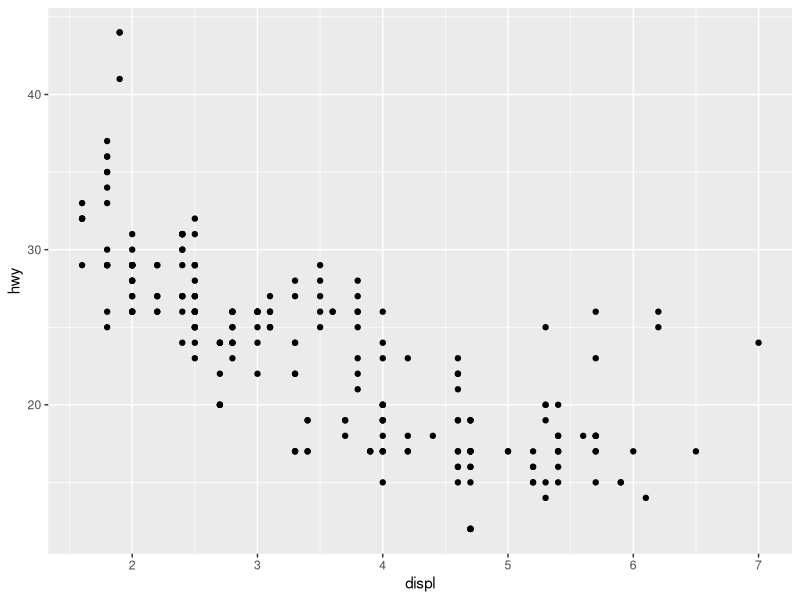
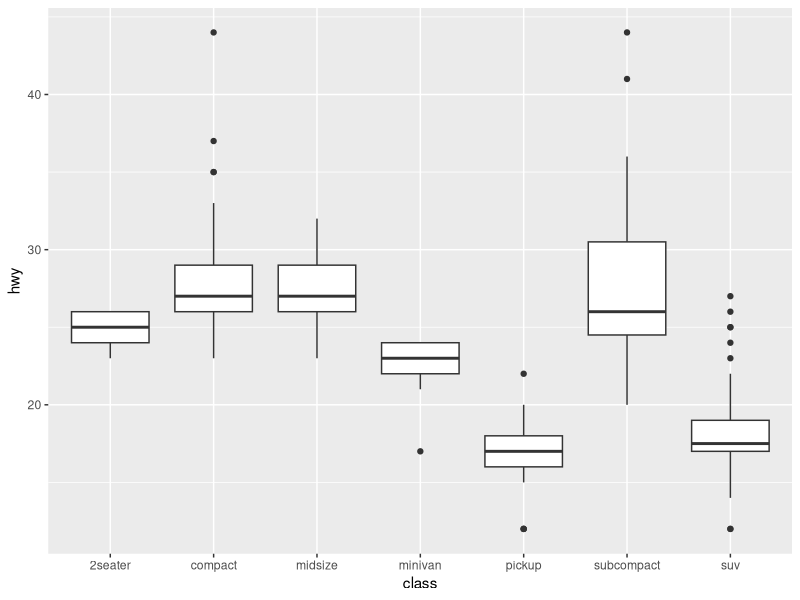
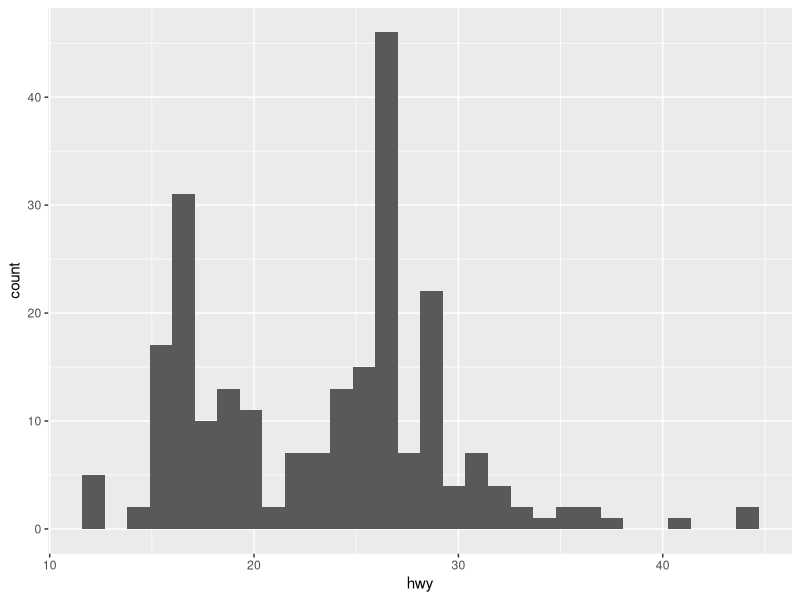
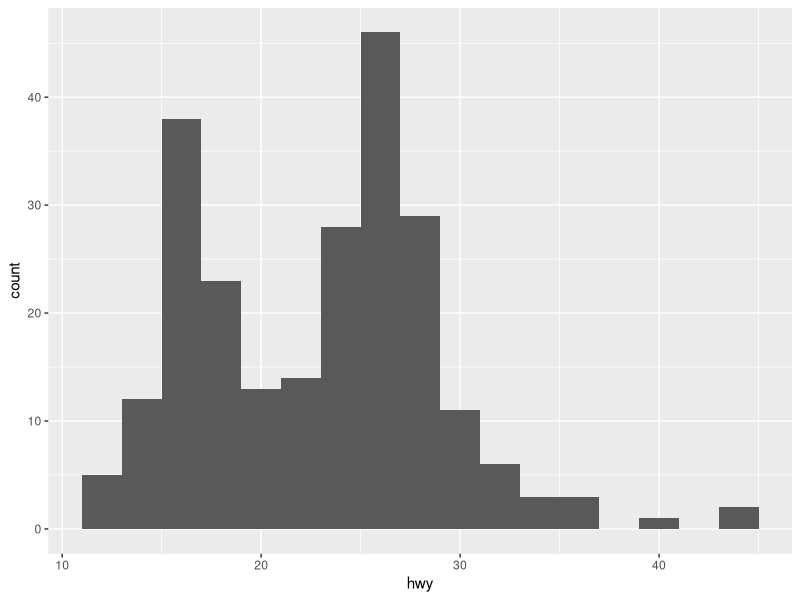
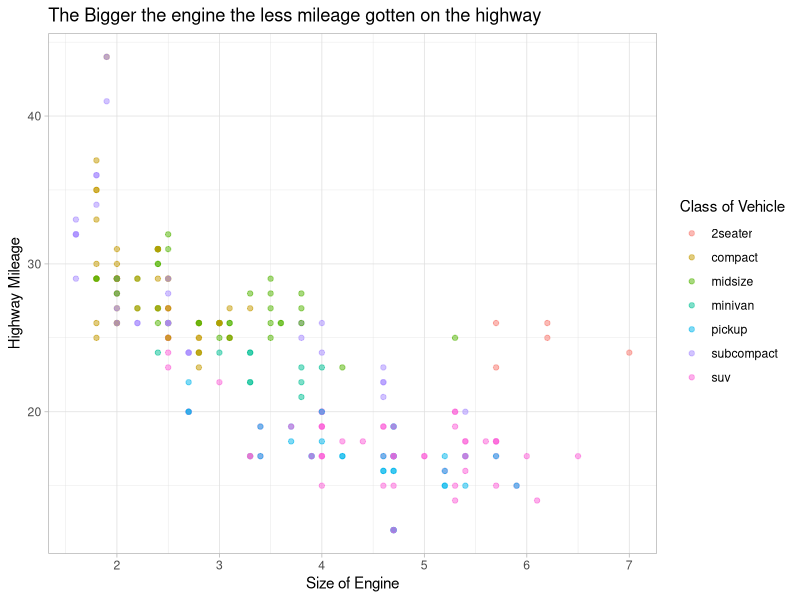
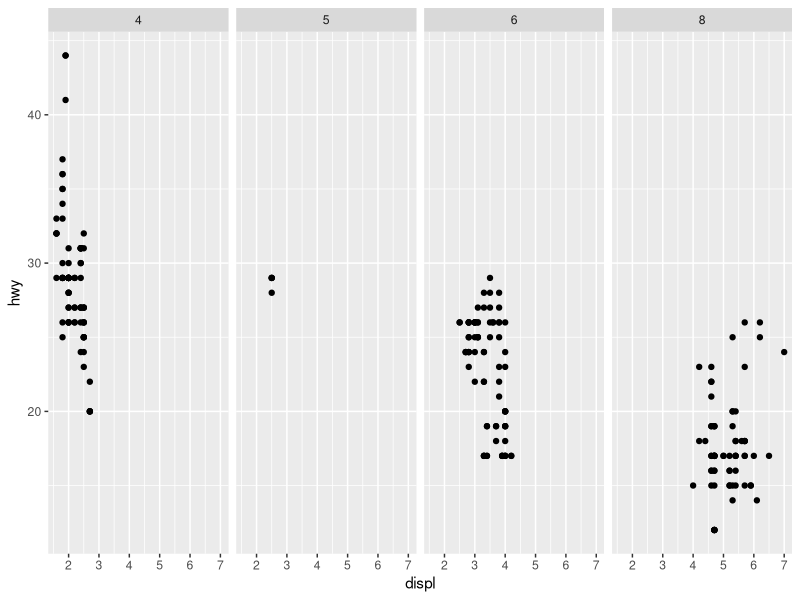
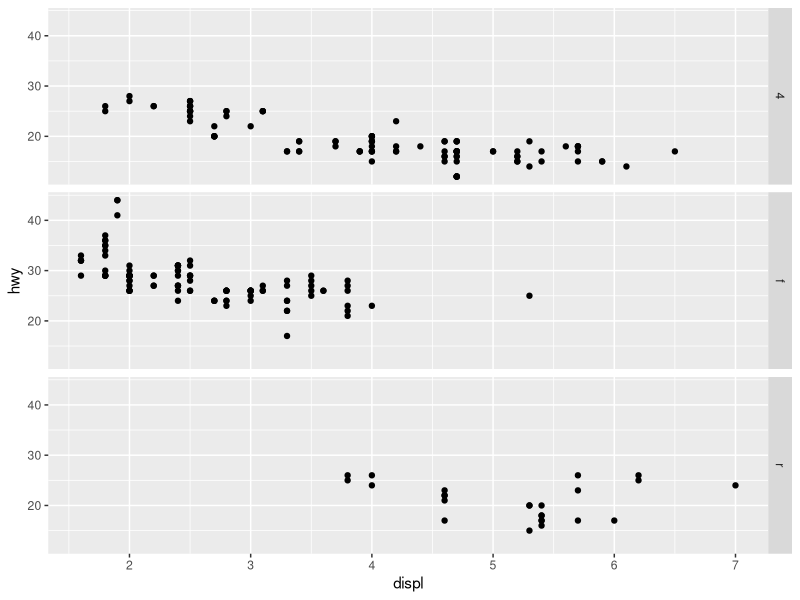
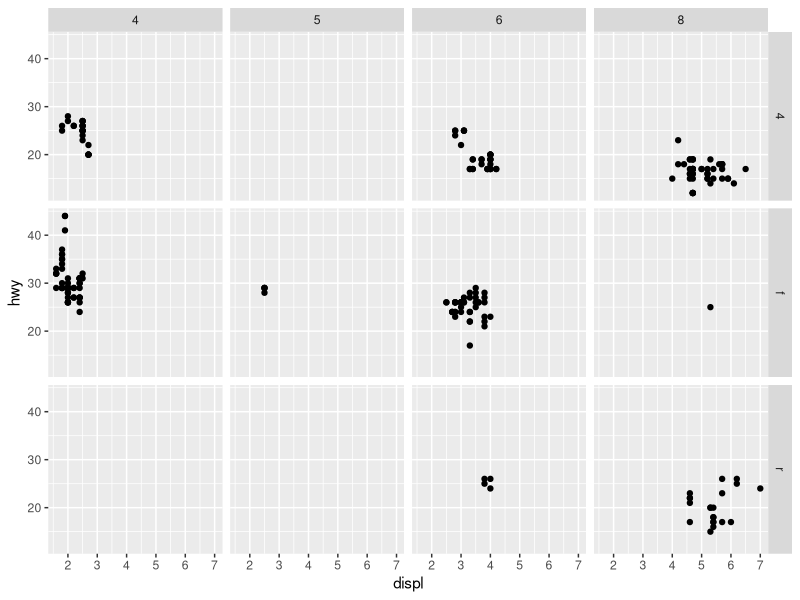

Reproduce these figures in R, in order.
## ---- chunk 1
#| label: setup
#| include: false
library(tidyverse)
#gfm is a markdown doc visible on git hub 
## ---- chunk 2
#|label: Read in Data
mpg #built in data set
## ---- chunk 3
#|label: plot1
#initialize with data then add mapping/aesthetics 
ggplot(data = mpg)+
  geom_point(aes (x= displ, y = hwy))

## ---- chunk 4
#| label: changing geometries
ggplot(data = mpg) +
  geom_boxplot(mapping = aes(x = class, y = hwy))
## ---- chunk 5
#|label: Histogram
ggplot(mpg) +
  geom_histogram(aes(x = hwy))
## ---- chunk 6
#|llabel: Modifying aesthetics
ggplot(mpg) +
  geom_histogram(aes(x = hwy),binwidth= 2)
## ---- chunk 7
#|label: Good Visual, Scatterplot
ggplot(data = mpg) +
  geom_point(mapping = aes(x = displ, y = hwy,color= class), alpha= 0.5 )+
  labs(title= "The Bigger the engine the less mileage gotten on the highway", color= "Class of Vehicle", y = "Highway Mileage", x= "Size of Engine")+
  theme_light()
## ---- chunk 8
#|label: Faceting
# Makes a plot that the commands below will modify
q <- ggplot(mpg) + geom_point(aes(x = displ, y = hwy))

q + facet_grid(. ~ cyl)#multiple columns 
q + facet_grid(drv ~ .)#multiple rows 
q + facet_grid(drv ~ cyl)# mult columns and rows 
q + facet_wrap(~ class)#mult columns and rows 
## ---- chunk 9
#|label: Bar plot
ggplot(mpg) +
  geom_bar(aes(x = class, fill = class))+
  guides(fill= "none")+ #rid of legend
  labs(x= "Class of Vehicle", 
       y= "Number of Vehicles in Sample")+
  theme_bw()
  
## ---- chunk 10
#|label: overlayed scatter plot
ggplot(mpg, aes(displ, hwy)) + #make universal aesthetics so will not have to go through and put in each geom
  geom_point(aes(color = class)) +
  geom_smooth(color= "black",
              se=FALSE,
              method = "lm")+ 
  scale_colour_viridis_d()

  ggsave("example.jpg", width = 6, height = 4)
